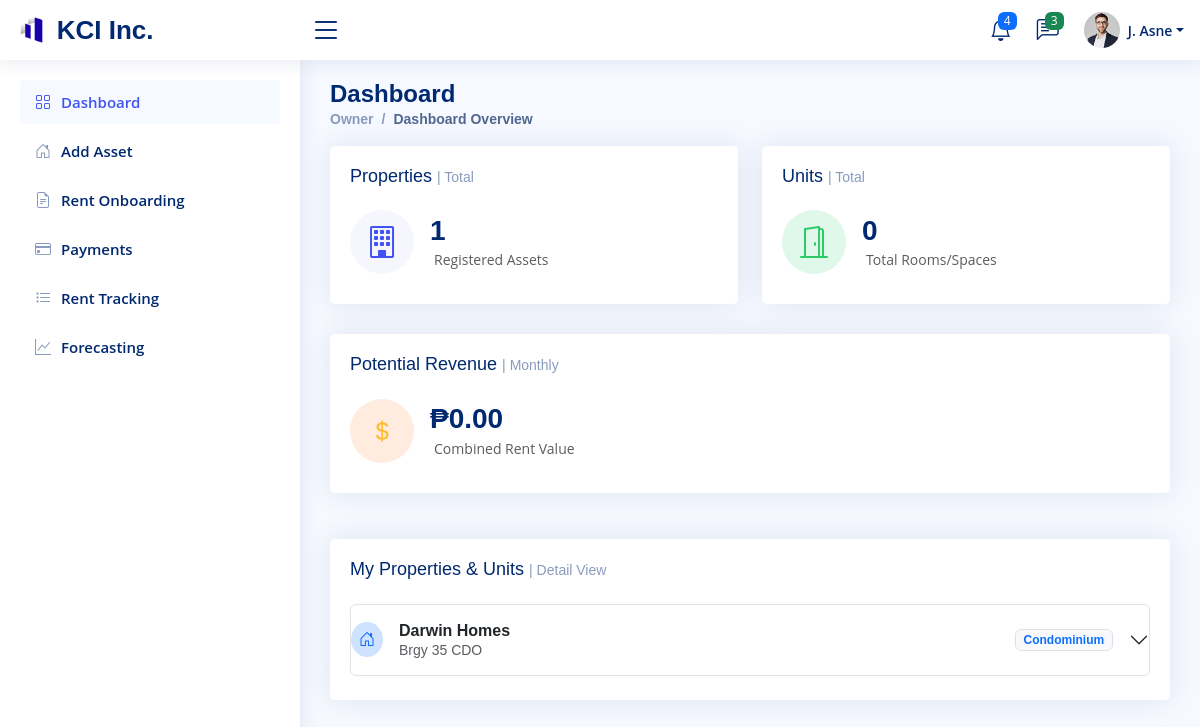
Screenshot of /owner_modules/owner.php (signed in) with the database file from the repository.
### tables this page shows
CREATE TABLE `properties` (
  `property_id` int(11) NOT NULL,
  `user_id` int(11) NOT NULL,
  `property_name` varchar(100) DEFAULT NULL,
  `type` enum('Condominium','Boarding House','Rental Home') DEFAULT NULL,
  `address` varchar(255) DEFAULT NULL,
  `status` enum('available','unavailable','under maintenance','renovation') DEFAULT NULL,
  `created_at` timestamp NOT NULL DEFAULT current_timestamp(),
  `updated_at` timestamp NOT NULL DEFAULT current_timestamp() ON UPDATE current_timestamp()
);

### owner_modules/owner_dashboard.php (the view, shortened to what this page needs)
<?php
require_once "conn.php";
$owner_id = $_SESSION['user_id'] ?? 0;
$prop_count_res = $conn->query("SELECT COUNT(*) as total FROM properties WHERE user_id = $owner_id");
$total_properties = $prop_count_res->fetch_assoc()['total'];
$unit_count_res = $conn->query("SELECT COUNT(u.unit_id) as total
                                FROM units u
                                JOIN properties p ON u.property_id = p.property_id
                                WHERE p.user_id = $owner_id");
$total_units = $unit_count_res->fetch_assoc()['total'];
$revenue_res = $conn->query("SELECT SUM(u.monthly_rent) as total_rev
                             FROM units u
                             JOIN properties p ON u.property_id = p.property_id
                             WHERE p.user_id = $owner_id");
$total_potential_revenue = $revenue_res->fetch_assoc()['total_rev'] ?? 0;
$properties = $conn->query("SELECT * FROM properties WHERE user_id = $owner_id");
?>
<div class="pagetitle">
    <h1>Dashboard</h1>
    <nav>
        <ol class="breadcrumb">
            <li class="breadcrumb-item"><a href="index.php">Owner</a></li>
            <li class="breadcrumb-item active">Dashboard Overview</li>
        </ol>
    </nav>
</div>
<section class="section dashboard">
    <div class="row">
        <div class="col-lg-12">
            <div class="row">
                <div class="col-xxl-4 col-md-6">
                    <div class="card info-card sales-card">
                        <div class="card-body">
                            <h5 class="card-title">Properties <span>| Total</span></h5>
                            <div class="d-flex align-items-center">
                                <div class="card-icon rounded-circle d-flex align-items-center justify-content-center">
                                    <i class="bi bi-building"></i>
                                </div>
                                <div class="ps-3">
                                    <h6><?= $total_properties ?></h6>
                                    <span class="text-muted small pt-2 ps-1">Registered Assets</span>
                                </div>
                            </div>
                        </div>
                    </div>
                </div>
                <div class="col-xxl-4 col-md-6">
                    <div class="card info-card revenue-card">
                        <div class="card-body">
                            <h5 class="card-title">Units <span>| Total</span></h5>
                            <div class="d-flex align-items-center">
                                <div class="card-icon rounded-circle d-flex align-items-center justify-content-center">
                                    <i class="bi bi-door-open"></i>
                                </div>
                                <div class="ps-3">
                                    <h6><?= $total_units ?></h6>
                                    <span class="text-muted small pt-2 ps-1">Total Rooms/Spaces</span>
                                </div>
                            </div>
                        </div>
                    </div>
                </div>
                <div class="col-xxl-4 col-xl-12">
                    <div class="card info-card customers-card">
                        <div class="card-body">
                            <h5 class="card-title">Potential Revenue <span>| Monthly</span></h5>
                            <div class="d-flex align-items-center">
                                <div class="card-icon rounded-circle d-flex align-items-center justify-content-center">
                                    <i class="bi bi-currency-dollar fs-4" style="color: #ffbb2c;"></i>
                                </div>
                                <div class="ps-3">
                                    <h6>₱<?= number_format($total_potential_revenue, 2) ?></h6>
                                    <span class="text-muted small pt-2 ps-1">Combined Rent Value</span>
                                </div>
                            </div>
                        </div>
                    </div>
                </div>
                <div class="col-12 mt-3">
                    <div class="card overflow-auto">
                        <div class="card-body pb-0">
                            <h5 class="card-title">My Properties & Units <span>| Detail View</span></h5>
                            <div class="accordion accordion-flush mb-4" id="propertyAccordion">
                                <?php if ($properties->num_rows > 0): ?>
                                    <?php while ($prop = $properties->fetch_assoc()): ?>
                                        <div class="accordion-item mb-2 border rounded">
                                            <h2 class="accordion-header">
                                                <button class="accordion-button collapsed py-3" type="button" data-bs-toggle="collapse" data-bs-target="#prop-<?= $prop['property_id'] ?>">
                                                    <div class="d-flex align-items-center w-100">
                                                        <div class="bg-primary-subtle p-2 rounded-circle me-3">
                                                            <i class="bi bi-house-door text-primary"></i>
                                                        </div>
                                                        <div class="flex-grow-1">
                                                            <span class="fw-bold text-dark d-block"><?= htmlspecialchars($prop['property_name']) ?></span>
                                                            <small class="text-muted small"><?= $prop['address'] ?></small>
                                                        </div>
                                                        <span class="badge bg-light text-primary border me-3"><?= $prop['type'] ?></span>
                                                    </div>
                                                </button>
                                            </h2>
                                        </div>
                                    <?php endwhile; ?>
                                <?php endif; ?>
                            </div>
                        </div>
                    </div>
                </div>
            </div>
        </div>
    </div>
</section>

### assets/css/style.css (style rules this page uses)
:root { scroll-behavior: smooth; }
body { font-family: "Open Sans", sans-serif; background: #f6f9ff; color: #444444; }
html, body { height: 100%; }
body { display: flex; flex-direction: column; min-height: 100vh; }
a { color: #4154f1; text-decoration: none; }
h1, h2, h3, h4, h5, h6 { font-family: "Nunito", sans-serif; }
.pagetitle { margin-bottom: 10px; }
.pagetitle h1 { font-size: 24px; margin-bottom: 0; font-weight: 600; color: #012970; }
.card { margin-bottom: 30px; border: none; border-radius: 5px; box-shadow: 0px 0 30px rgba(1, 41, 112, 0.1); }
.card-title { padding: 20px 0 15px 0; font-size: 18px; font-weight: 500; color: #012970; font-family: "Poppins", sans-serif; }
.card-title span { color: #899bbd; font-size: 14px; font-weight: 400; }
.card-body { padding: 0 20px 20px 20px; }
.accordion-item { border: 1px solid #ebeef4; }
.accordion-flush .accordion-button { padding: 15px 0; background: none; border: 0; }
.breadcrumb { font-size: 14px; font-family: "Nunito", sans-serif; color: #899bbd; font-weight: 600; }
.breadcrumb a { color: #899bbd; transition: 0.3s; }
.breadcrumb .breadcrumb-item::before { color: #899bbd; }
.breadcrumb .active { color: #51678f; font-weight: 600; }
.dashboard .info-card { padding-bottom: 10px; }
.dashboard .info-card h6 { font-size: 28px; color: #012970; font-weight: 700; margin: 0; padding: 0; }
.dashboard .card-icon { font-size: 32px; line-height: 0; width: 64px; height: 64px; flex-shrink: 0; flex-grow: 0; }
.dashboard .sales-card .card-icon { color: #4154f1; background: #f6f6fe; }
.dashboard .revenue-card .card-icon { color: #2eca6a; background: #e0f8e9; }
.dashboard .customers-card .card-icon { color: #ff771d; background: #ffecdf; }

### owner_modules/owner_dashboard.php (style rules this page uses)
.bg-primary-subtle { background-color: #f6f9ff; }
.card-title span { font-size: 14px; font-weight: 400; color: #899bbd; }

### rows the page displays
properties: property_name "Darwin Homes", address "Brgy 35 CDO", type "Condominium"

### other values shown
$total_properties "1"
$total_units "0"
$total_potential_revenue "0.00"
